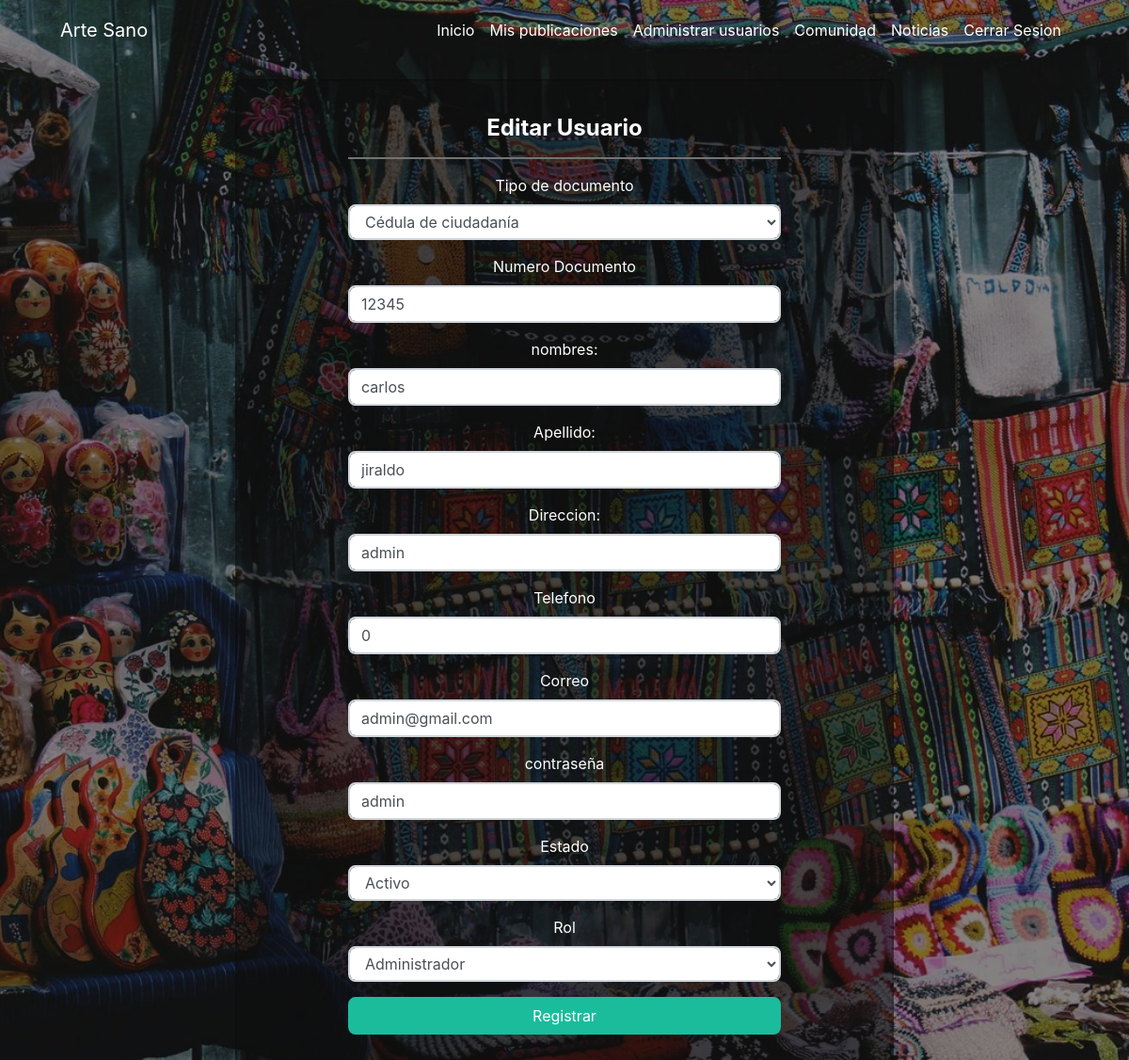
/ArteSano/modificarU.php?doc=12345 (signed in), run on the app's committed database.
### tables this page shows
CREATE TABLE `tipo_doc` (
  `id_tipo_doc` int(2) NOT NULL,
  `nom_tipo_doc` varchar(30) NOT NULL
);

CREATE TABLE `usuario` (
  `num_doc` int(30) NOT NULL,
  `nombre` varchar(30) NOT NULL,
  `apellido` varchar(30) NOT NULL,
  `direccion` varchar(30) NOT NULL,
  `telefono` bigint(50) NOT NULL,
  `correo` varchar(30) DEFAULT NULL,
  `contra` varchar(30) NOT NULL,
  `id_estado` int(2) DEFAULT NULL,
  `id_rol` int(3) DEFAULT NULL,
  `id_tipo_doc` int(2) DEFAULT NULL
);

CREATE TABLE `estado` (
  `id_estado` int(2) NOT NULL,
  `nombre_estado` varchar(20) NOT NULL
);

### ArteSano/Conexion/conexion.php (called while the page is built)
<?php
class Conectar{
        public static function conexion(){
             $conexion=new mysqli("localhost:3306", "root", "", "artesano");
             $conexion->query("SET NAMES 'utf8'");
             return $conexion;
         }
     }
?>

### ArteSano/Controlador/administrador/listar.php (called while the page is built, shortened)
<?php
require_once("Modelo/usuario/listar.php");
$doc= isset($_GET['doc']) ? $_GET['doc'] : NULL;
$listar = New usuario();
if ($doc != NULL) {
    $listar_usuario = $listar->listar_usuario($doc);
}
$listar_rol = $listar->listar_rol();
?>

### ArteSano/Modelo/usuario/listar.php (called while the page is built, shortened)
<?php
require_once("Conexion/conexion.php");
class usuario{
    public function __construct(){
        $this->db=Conectar::conexion();
    }
    public function listar_usuario($doc){
        $query1=Mysqli_query($this->db,"SELECT * FROM usuario join estado on estado.id_estado=usuario.id_estado join tipo_doc on tipo_doc.id_tipo_doc=usuario.id_tipo_doc join rol on rol.id_rol=usuario.id_rol where num_doc= $doc");
        $filas = mysqli_fetch_assoc($query1);
        return($filas);
    }
    public function listar_rol(){
        $query1=Mysqli_query($this->db,"SELECT * FROM rol");
        return($query1);
    }
}
?>

### ArteSano/modificarU.php (the view, shortened to what this page needs)
<!DOCTYPE html>
<html>
<head>
    <link rel="stylesheet" href="https://maxcdn.bootstrapcdn.com/bootstrap/4.0.0/css/bootstrap.min.css">
    <link href="https://maxcdn.bootstrapcdn.com/font-awesome/4.7.0/css/font-awesome.min.css" rel="stylesheet">
    <link rel="stylesheet" href="https://stackpath.bootstrapcdn.com/bootstrap/4.3.1/css/bootstrap.min.css">
</head>
<body class="iniciar">
    <br>
    <?php
    include('navbar.php')
    ?>
    <div class="containerfluid">
        <br>
        <center>
            <div class="card" style="background-color: rgba(15, 14, 14, 0.521); width: 700px">
                <article class="card-body mx-auto" style="width:  500px;">
                    <h4 class="card-title mt-3 text-center" style="color: white;">Editar Usuario</h4>
                    <hr>
                    <?php include('Controlador/administrador/listar.php');
                    ?>
                    <form action="Controlador/administrador/modificar.php" method="POST" enctype="multipart/form-data">
                        <label for="" style="color: white;">Tipo de documento</label>
                        <div class="form-group input-group">
                            <select name="td" class="form-control" value="" id="">
                                <option value="1" <?php if ($listar_usuario['id_tipo_doc'] == "1") {
                                                        echo "selected";
                                                    } ?>> Cédula de ciudadanía</option>
                            </select>
                        </div>
                        <div class="form-group input">
                            <label for="" style="color: white;"> Numero Documento</label>
                            <input class="form-control" name="nd" value="<?php echo $listar_usuario['num_doc']; ?>" type="text" id="pa" required="required">
                        </div>
                        <div class="form-group input">
                            <label for="" style="color: white;">nombres:</label>
                            <input class="form-control" name="pn" value="<?php echo $listar_usuario['nombre']; ?>" type="text" id="pa" required="required">
                        </div>
                        <div class="form-group input">
                            <label for="" style="color: white;">Apellido:</label>
                            <input class="form-control" name="pa" value="<?php echo $listar_usuario['apellido']; ?>" type="text" id="pa" required="required">
                        </div>
                        <div class="form-group input">
                            <label for="" style="color: white;"> Direccion:</label>
                            <input class="form-control" name="direccion" value="<?php echo $listar_usuario['direccion']; ?>" type="text" id="pa" required="required">
                        </div>
                        <div class="form-group input">
                            <label for="" style="color: white;"> Telefono</label>
                            <input class="form-control" name="telefono" value="<?php echo $listar_usuario['telefono']; ?>" type="text" id="pa" required="required">
                        </div>
                        <div class="form-group input">
                            <label for="" style="color: white;">Correo</label>
                            <input class="form-control" name="correo" value="<?php echo $listar_usuario['correo']; ?>" type="text" id="pa" required="required">
                        </div>
                        <div class="form-group input">
                            <label for="" style="color: white;"> contraseña</label>
                            <input class="form-control" name="contra" value="<?php echo $listar_usuario['contra']; ?>" type="text" id="pa" required="required">
                        </div>
                        <label for="" style="color: white;">Estado</label>
                        <div class="form-group input-group">
                            <select name="estado" class="form-control" value="" id="">
                                <option value="0" <?php if ($listar_usuario['id_estado'] == "0") {
                                                        echo "selected";
                                                    } ?>> Activo</option>
                            </select>
                        </div>
                        <label for="" style="color: white;">Rol</label>
                        <div class="form-group input-group">
                            <select name="rol" class="form-control" value="" id="">
                                <?php
                                while ($filas = mysqli_fetch_assoc($listar_rol)) {
                                ?>
                                    <option value="<?php echo $filas['id_rol'] ?>" <?php if ($listar_usuario['id_rol'] == $filas['id_rol']) {
                                                                                        echo "selected";
                                                                                    } ?>> <?php echo $filas['nom_rol'] ?> </option>
                                <?php
                                }
                                ?>
                            </select>
                        </div>
                        <div class="form-group">
                            <button type="submit" class="btn btn-primary btn-block"> Registrar </button>
                        </div>
                    </form>
                </article>
            </div>
        </center>
    </div>
</body>
</html>

### ArteSano/navbar.php (shortened to what this page needs)
<!DOCTYPE html>
<html lang="en">
<head>
  <link rel="stylesheet" href="css/bootstrap.css">
  <link rel="stylesheet" href="css/tejedores.css" type="text/css" media="all" />
  <link href="css/font-awesome.css" rel="stylesheet">
</head>
<body>
  <div class="container-fluid">
    <nav class="navbar navbar-expand-lg navbar-light bg-light" style="background: transparent !important;" id="nav">
      <div class="container-fluid">
        <a class="navbar-brand" href="Index.php">Arte Sano</a>
        <div class="collapse navbar-collapse justify-content-end" id="navbarSupportedContent">
          <ul class="navbar-nav">
            <li class="nav-item">
              <a class="nav-link" href="inicio.php">Inicio</a>
            <li class="nav-item">
              <?php
              $contenido = isset($_SESSION['login']) ? $_SESSION['login'] : null;
              if ($contenido == TRUE) {
                if ($_SESSION['rol'] == 1) {
              ?>
                  <a class="nav-link" href="mis_publicaciones.php">Mis publicaciones</a>
                <?php
                }
                ?>
              <?php } else { ?>
                <a class="nav-link" href="IniciarSesion.php">Iniciar sesion</a>
              <?php } ?>
            </li>
            <li class="nav-item">
              <?php
              if ($contenido == TRUE) {
                if ($_SESSION['rol'] == 1) {
              ?>
                  <a class="nav-link" href="admin_usuarios.php">Administrar usuarios</a>
                <?php
                }
                ?>
              <?php } else { ?>
                <a class="nav-link" href="registro.php">Registrarse</a>
              <?php } ?>
            </li>
            <li class="nav-item">
              <?php
               if ($contenido == TRUE) {
                 if ($_SESSION['rol'] == 1) {
               ?>
                   <a class="nav-link" href="comunidad.php">Comunidad</a>
                 <?php
                 }
                 ?>
              <?php } else { ?>
                <a class="nav-link" href="comunidad.php">Comunidad</a>
              <?php } ?>
            </li>
            <li class="nav-item">
              <?php if ($contenido == TRUE) {
                if ($_SESSION['rol'] == 1) {
               ?>
                   <a class="nav-link" href="noticias.php">Noticias</a>
                 <?php
                 }
                 ?>
              <?php } else { ?>
              <?php } ?>
            </li>
            <li class="nav-item">
              <?php if ($contenido == TRUE) {    ?>
                <a class="nav-link" href="Controlador/Cerrar_Sesion.php">Cerrar Sesion</a>
              <?php } else { ?>
                <a class="nav-link" href="noticias.php">Noticias</a>
              <?php } ?>
            </li>
          </ul>
        </div>
      </div>
    </nav>
  </div>
</body>
</html>

### ArteSano/modificarU.php (style rules this page uses)
h4 { color: rgb(255, 255, 255); }
hr { height: 1px; background-color: gray; border: 0; }
.iniciar { background: url("images/fondo.jpg") no-repeat fixed center; -webkit-background-size: cover; -moz-background-size: cover; -o-background-size: cover; background-size: cover; height: 100%; width: 100%; text-align: center; margin-top: -20px; }

### data on the page
tipo_doc: td "Cédula de ciudadanía"
usuario: nd "12345", pn "carlos", pa "jiraldo", direccion "admin", telefono "0", correo "admin@gmail.com", contra "admin"
estado: estado "Activo"

### other printed values
form field rol "Administrador"
